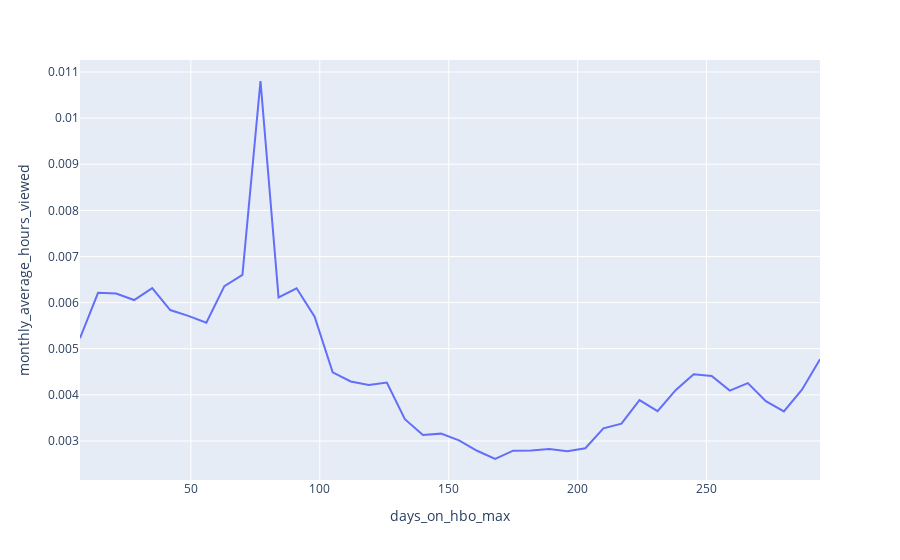

The code cell stored with this chart in its notebook:
### Code cell
plot_df = monthly_data[(monthly_data['match_id'].isin(ever_green_titles.match_id.unique()))
                      &(monthly_data['days_on_hbo_max']<300)
#                       &(monthly_data['days_on_hbo_max']>50)
                      ]
plot_df = plot_df.groupby(['days_on_hbo_max'])['monthly_average_hours_viewed'].mean().reset_index()
# plot_df = plot_df.groupby(['pillar_genre']).rolling(7).mean().reset_index()
fig = px.line(plot_df, x="days_on_hbo_max", y="monthly_average_hours_viewed")
fig.show()
# plot_df[(plot_df['pillar_genre'] == 'Action/Adventure ') & (plot_df['days_on_hbo_max'] == 7)]

### Figure 1 — Plotly figure (JSON) as saved in the notebook; plotly's stock layout.template omitted (floating-point values rounded to 4 significant figures)
{"data": [{"hovertemplate": "days_on_hbo_max=%{x}<br>monthly_average_hours_viewed=%{y}<extra></extra>", "legendgroup": "", "line": {"color": "#636efa", "dash": "solid"}, "marker": {"symbol": "circle"}, "mode": "lines", "name": "", "orientation": "v", "showlegend": false, "type": "scatter", "x": [7, 14, 21, 28, 35, 42, 49, 56, 63, 70, 77, 84, 91, 98, 105, 112, 119, 126, 133, 140, 147, 154, 161, 168, 175, 182, 189, 196, 203, 210, 217, 224, 231, 238, 245, 252, 259, 266, 273, 280, 287, 294], "xaxis": "x", "y": [0.005228, 0.006213, 0.006198, 0.006056, 0.006313, 0.005838, 0.005712, 0.005563, 0.006356, 0.0066, 0.01081, 0.006114, 0.006311, 0.005697, 0.004489, 0.004291, 0.004215, 0.004265, 0.003473, 0.003132, 0.003159, 0.003014, 0.002787, 0.002609, 0.002789, 0.002794, 0.002825, 0.002776, 0.002843, 0.003274, 0.003374, 0.003884, 0.003645, 0.004102, 0.004448, 0.004409, 0.004093, 0.004255, 0.003863, 0.003641, 0.004111, 0.004771], "yaxis": "y"}], "layout": {"autosize": true, "legend": {"tracegroupgap": 0}, "margin": {"t": 60}, "xaxis": {"anchor": "y", "autorange": true, "domain": [0, 1], "range": [7, 294], "title": {"text": "days_on_hbo_max"}, "type": "linear"}, "yaxis": {"anchor": "x", "autorange": true, "domain": [0, 1], "range": [0.002154, 0.01126], "title": {"text": "monthly_average_hours_viewed"}, "type": "linear"}}}
